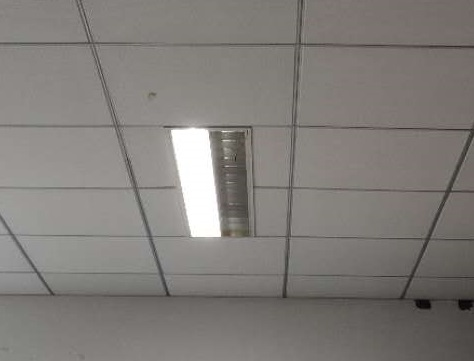
#> input picture 1.jpg, 474 x 361 px
$ python L19.py   (older library calls are emulated)
#> lines starting #> are read from the running program, lines starting #| are printed output that depends on the picture
import cv2 as cv
import matplotlib.pyplot as plt
import numpy as np
import math

# [62 lines of commented-out code are left out]

img = cv.imread('1.jpg',0)
#> img: shape (361, 474); min 2, max 255, mean 125.9
clahe = cv.createCLAHE(clipLimit= 40.0,tileGridSize=(8,8))
cl1 = clahe.apply(img)
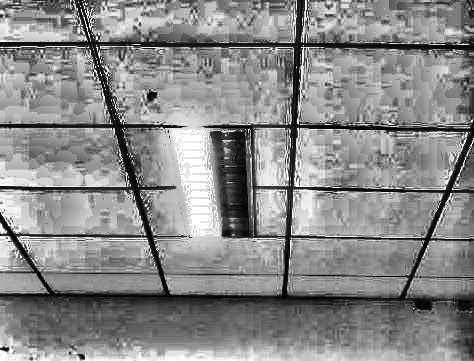
#> cl1: shape (361, 474); min 0, max 255, mean 137.5
equ = cv.equalizeHist(img)
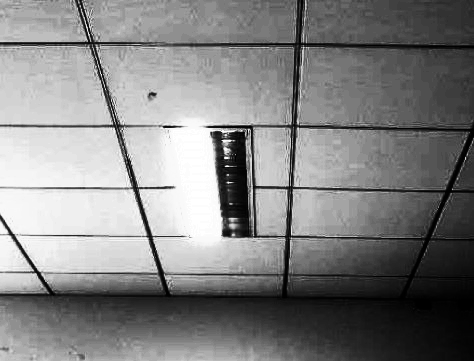
#> equ: shape (361, 474); min 0, max 255, mean 129.7
hist_cl1 = cv.calcHist([cl1],[0],None,[256],[0,256])
#> hist_cl1 = 256 values, max 1972 at index 255, min 31 at index 0, mean 668.4
hist_equ = cv.calcHist([equ],[0],None,[256],[0,256])
#> hist_equ = 256 values, max 5525 at index 143, min 0 at index 24, mean 668.4
hist_img = cv.calcHist([img],[0],None,[256],[0,256])
#> hist_img = 256 values, max 5525 at index 128, min 0 at index 0, mean 668.4
cv.imshow('original',img)
cv.imshow('cl1',cl1)
cv.imshow('equ',equ)
plt.subplot(311),plt.plot(hist_cl1)
plt.subplot(312),plt.plot(hist_equ)
plt.subplot(313),plt.plot(hist_img)
plt.show()
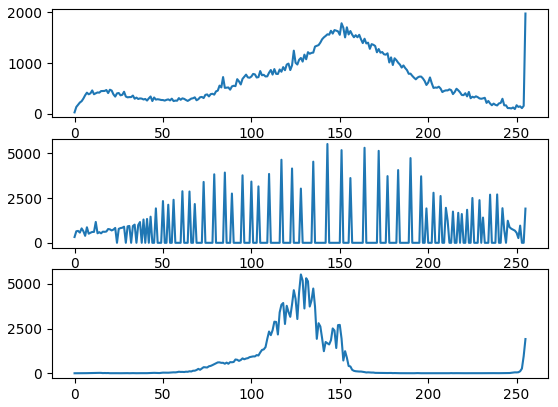
#> figure drawn by matplotlib, 3 panels; panel 1: curve peaks at x = 255, y = 1972; panel 2: curve peaks at x = 143, y = 5525; panel 3: curve peaks at x = 128, y = 5525
cv.waitKey(0)
